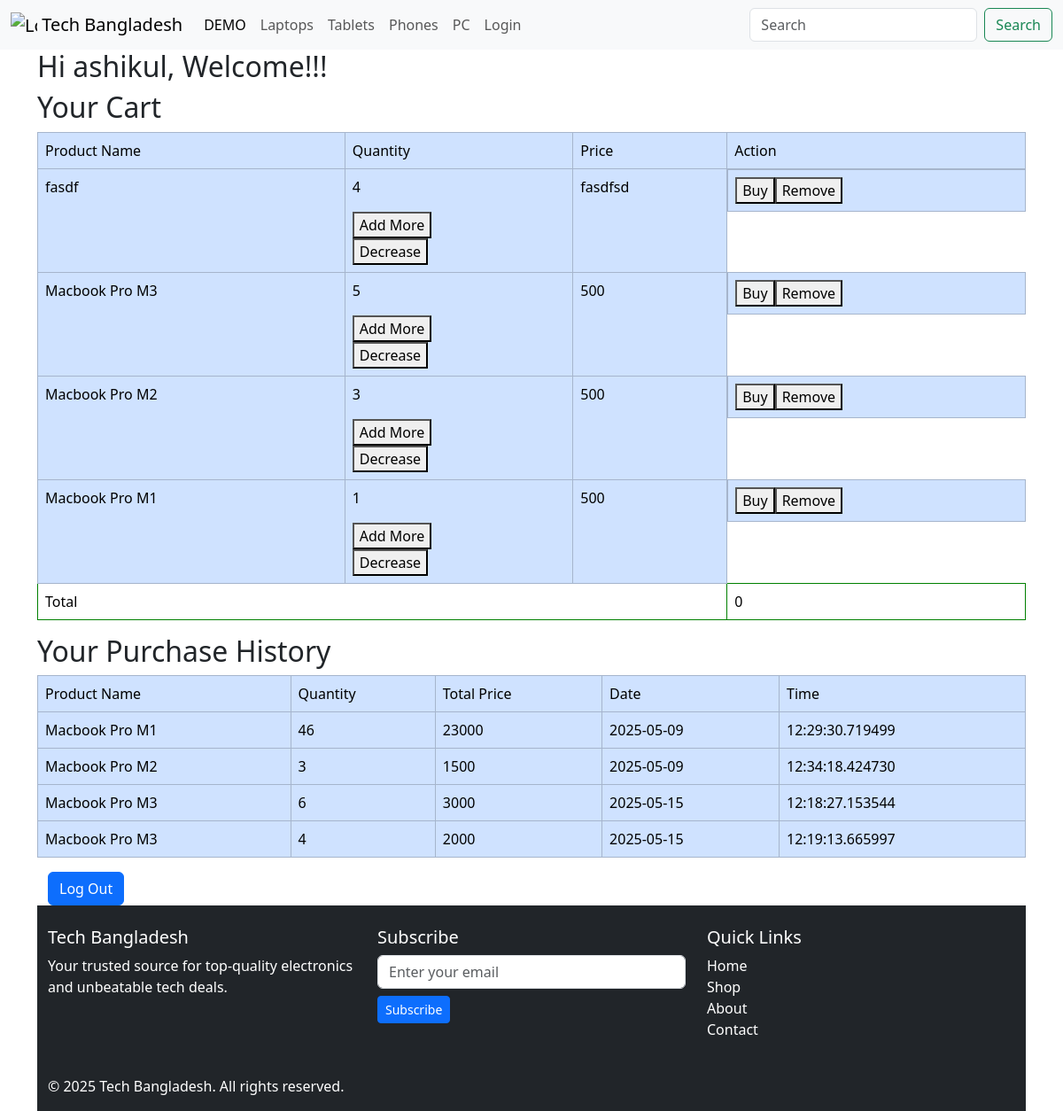
Screenshot of /profile (signed in) with the database file from the repository.
### app/models.py (models this page shows)
class User(db.Model,UserMixin):
    __tablename__ = 'user'
    id = db.Column(db.Integer, primary_key = True)
    name = db.Column(db.String, nullable = False)
    username = db.Column(db.String , unique = True, nullable = False)
    email = db.Column(db.String, unique = True, nullable = False)
    password = db.Column(db.String)
    profile_pic = db.Column(db.String, nullable = False)
    cart_items = db.relationship("Cart",back_populates="user",lazy = True)
    purchases = db.relationship("Purchase",back_populates = "user", lazy = True)

class Cart(db.Model):
    __tablename__ = 'cart'
    id = db.Column(db.Integer, primary_key =True)
    user_id = db.Column(db.Integer,db.ForeignKey("user.id"),nullable =False)
    product_id = db.Column(db.Integer, db.ForeignKey("product.id"),nullable = False)
    quantity = db.Column(db.Integer,default = 1)
    product = db.relationship("Product",backref = "cart_items")
    user = db.relationship("User", back_populates = "cart_items")

class Product(db.Model):
    __tablename__= "product"
    id = db.Column(db.Integer,primary_key = True)
    name = db.Column(db.String(200),nullable = False)
    brand = db.Column(db.String(200),nullable = True)
    releasedate = db.Column(db.String(200), nullable = True)
    description = db.Column(db.String(200),nullable = False)
    price = db.Column(db.Integer,nullable = False)
    stock = db.Column(db.Integer,nullable = False)
    category = db.Column(db.String(100),nullable = False)
    image = db.Column(db.String(100),nullable = False)
    availabity = db.Column(db.Boolean,nullable = True)
    time = db.Column(db.DateTime,default= datetime.now)
    hardware = db.relationship("Hardware",back_populates = "product")
    battery = db.relationship("Battery",back_populates = "product")
    display = db.relationship("Display",back_populates = "product")
    connectivity = db.relationship("Connectivity",back_populates = "product")
    camera = db.relationship("Camera",back_populates = "product")
    software = db.relationship("Software",back_populates = "product")
    extrainfo = db.relationship("Extrainfo",back_populates = "product")

class Purchase(db.Model):
    __tablename__ = 'purchase'
    id = db.Column(db.Integer , primary_key = True)
    user_id = db.Column(db.Integer,db.ForeignKey("user.id"),nullable = False)
    product_id = db.Column(db.Integer, db.ForeignKey("product.id"),nullable = False)
    quantity = db.Column(db.Integer,default = 1)
    time = db.Column(db.DateTime, default =datetime.now)
    product = db.relationship("Product",backref = "purchases")
    user = db.relationship("User", back_populates = "purchases")

### app/profile.py (the view)
@profiles.route('/profile')
@login_required
def profile():
    username = current_user.username
    email = current_user.email
    picture_url = current_user.profile_pic
    cart_items = Cart.query.filter(Cart.user_id == current_user.id).all()
    total = 0
    purchases = Purchase.query.filter(Purchase.user_id == current_user.id).all()
    return render_template('profile.html',username = username,email= email,picture_url = picture_url,cart_items = cart_items,total = total,purchases=purchases)

### app/__init__.py (called while the page is built)
@login_manager.user_loader
def load_user(user_id):
    from app.models import User
    return User.query.get(int(user_id))

### app/templates/profile.html (shortened to what this page needs)
{% extends 'layout.html' %}
{% block body %}
    <div class="container">
        <div class="row">
            <h2>
                Hi {{ current_user.name }}, Welcome!!!
            </h2>
        </div>
    </div>
    <div class="container">
    <h2 class="">
        Your Cart
    </h2>
    {% if not cart_items %}
    <p class="lead">You have nothing in your cart</p>
    {% else %}
    <table class="table">
        <tr class="table-primary">
            <td class="table-primary ">
                Product Name
            </td>
            <td class="table-primary">
                Quantity
            </td>
            <td class="table-primary">
                Price
            </td>
            <td class="table-primary">
                Action
            </td>
        </tr>
        {% for item in cart_items %}
            <tr class="table-primary" id="cart-item-{{item.id}}">
                <td class="table-primary ">
                    {{ item.product.name }}
                </td>
                <td class="table-primary ">
                    <p class="quantity_value{{item.id}}">{{ item.quantity }}</p>
                    <form method="post" action="/api/addquantity" class="quantity1">
                        <button type="submit">Add More</button>
                    </form>
                    {% if item.quantity > 1 %}
                    <form method="post" action="/api/decreasequantity" class="quantity2">
                        <button type="submit">Decrease</button>
                    </form>
                    {% else %}
                        <button  >Decrease</button>
                    {% endif %}
                </td>
                <td class="table-primary">
                    {{ item.product.price }}
                </td>
                <td class="table-primary" style="display: flex;">
                    <form method="post" action="/api/checkout" class="checkout">
                        <button  type="submit">Buy</button>
                    </form>
                    <form method="post" action="/api/remove_from_cart" class="removefromcart">
                        <button  type="submit" >Remove</button>
                    </form>
                </td>
            </tr>
    {% endfor %}
    <tr>
        <td colspan="3">Total</td>
        <td>{{ total }}</td>
    </tr>
    </table>
    {% endif  %}
</div>
<div class="container">
    <h2>
        Your Purchase History
    </h2>
    {% if not purchases %}
    <p>You have no purchase history.</p>
    {% else %}
    <table class="table">
        <tr class="table-primary">
            <td class="table-primary ">
                Product Name
            </td>
            <td class="table-primary">
                Quantity
            </td>
            <td class="table-primary">
                Total Price
            </td>
            <td class="table-primary">
                Date
            </td>
            <td class="table-primary">
                Time
            </td>
        </tr>
        {% for item in purchases %}
            <tr class="table-primary">
                <td class="table-primary ">
                    {{ item.product.name }}
                </td>
                <td class="table-primary">
                    {{ item.quantity }}
                </td>
                <td class="table-primary">
                    {{ item.quantity * item.product.price}}
                </td>
                <td class="table-primary">
                    {{ item.time.date() }}
                </td>
                <td class="table-primary">
                    {{ item.time.time() }}
                </td>
            </tr>
    {% endfor %}
    {% endif  %}
</div>
<div>
<div class="container">
    <button type="button" class="btn btn-primary" data-bs-toggle="modal" data-bs-target="#exampleModal">
        Log Out
    </button>
</div>
{% endblock %}

### app/templates/profile.html (style rules this page uses)
td { border: 1px solid green; }

### app/templates/layout.html (style rules this page uses)
html, body { height: 100%; }
body { display: flex; flex-direction: column; }

### rows the page displays
User: name "ashikul"
Cart: product.name "fasdf", quantity "4", product.price "fasdfsd"
Cart: product.name "Macbook Pro M3", quantity "5", product.price "500"
Cart: product.name "Macbook Pro M2", quantity "3", product.price "500"
Cart: product.name "Macbook Pro M1", quantity "1", shows "Decrease", product.price "500"
Purchase: product.name "Macbook Pro M1", quantity "46", item.quantity*item.product.price "23000", time "2025-05-09"
Purchase: product.name "Macbook Pro M2", quantity "3", item.quantity*item.product.price "1500", time "2025-05-09"
Purchase: product.name "Macbook Pro M3", quantity "6", item.quantity*item.product.price "3000", time "2025-05-15"
Purchase: product.name "Macbook Pro M3", quantity "4", item.quantity*item.product.price "2000", time "2025-05-15"

### other values shown
{{ total }} "0"
